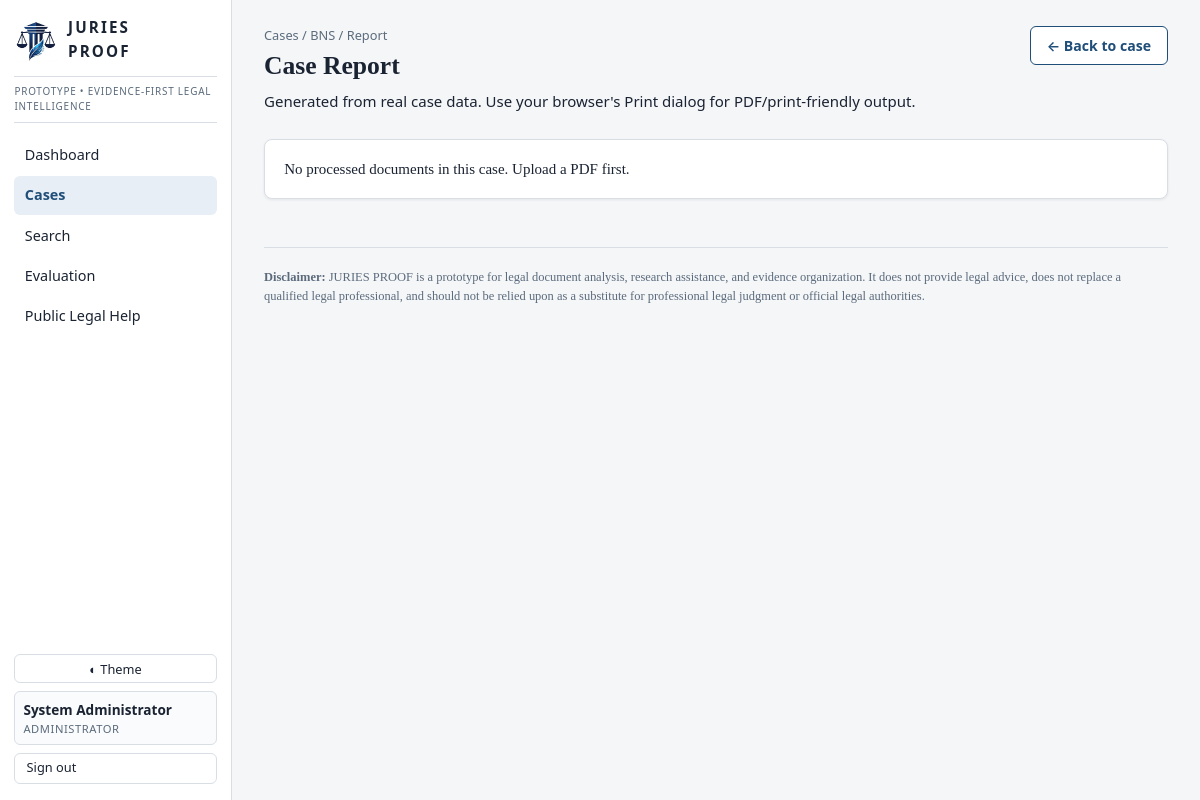
The page /cases/CASE-0002/report (signed in) on the database its author committed.
### tables this page shows
CREATE TABLE users (
    id INTEGER PRIMARY KEY AUTOINCREMENT,
    username TEXT UNIQUE NOT NULL,
    password_hash TEXT NOT NULL,
    role TEXT NOT NULL DEFAULT 'analyst',
    display_name TEXT,
    created_at TEXT NOT NULL
);

CREATE TABLE cases (
    id TEXT PRIMARY KEY,
    title TEXT NOT NULL,
    case_type TEXT,
    jurisdiction TEXT,
    status TEXT NOT NULL DEFAULT 'Open',
    description TEXT,
    parties TEXT,
    tags TEXT,
    created_at TEXT NOT NULL,
    updated_at TEXT NOT NULL
);

### app.py (the view)
@app.route("/cases/<case_id>/report")
@login_required
def case_report(case_id):
    case = query("SELECT * FROM cases WHERE id=?", (case_id,), one=True)
    if not case:
        abort(404)
    review = analysis.run_case_review(case_id)
    events = query("SELECT * FROM events WHERE case_id=? ORDER BY created_at", (case_id,))
    research = query("SELECT * FROM research_queries WHERE case_id=? ORDER BY created_at DESC LIMIT 5", (case_id,))
    drafts = query("SELECT * FROM drafts WHERE case_id=? ORDER BY created_at DESC LIMIT 5", (case_id,))
    return render_template("report.html", case=case, review=review, events=events,
                           research=research, drafts=drafts)

### app.py (called while the page is built)
def current_user():
    uid = session.get("uid")
    if not uid:
        return None
    return query("SELECT * FROM users WHERE id = ?", (uid,), one=True)

def login_required(f):
    @wraps(f)
    def wrapper(*args, **kwargs):
        if not session.get("uid"):
            return redirect(url_for("login"))
        return f(*args, **kwargs)
    return wrapper

@app.context_processor
def inject_globals():
    user = current_user()
    return dict(now=datetime.utcnow(), current_user=user,
                role_labels=ROLE_LABELS, app_name="JURIES PROOF",
                llm_configured=config.llm_configured())

### jp/analysis.py (called while the page is built, shortened)
def run_case_review(case_id):
    docs = query("SELECT * FROM documents WHERE case_id = ? ORDER BY upload_date", (case_id,))
    ready = [d for d in docs if d["processing_status"] == "ready"]
    if not ready:
        return {"error": "No processed documents in this case. Upload a PDF first."}

### jp/config.py (called while the page is built)
def llm_configured():
    return bool(GEMINI_API_KEY or OPENAI_API_KEY)

### jp/db.py (called while the page is built)
def get_db():
    os.makedirs(os.path.dirname(DB_PATH), exist_ok=True)
    conn = sqlite3.connect(DB_PATH)
    conn.row_factory = sqlite3.Row
    conn.execute("PRAGMA foreign_keys = ON")
    return conn

def query(sql, params=(), one=False):
    conn = get_db()
    cur = conn.execute(sql, params)
    rows = cur.fetchall()
    conn.close()
    return (rows[0] if rows else None) if one else rows

### templates/report.html (shortened to what this page needs)
{% extends "base.html" %}
{% block content %}
<div class="page-head no-print">
  <div>
    <div class="crumbs"><a href="{{ url_for('cases_page') }}">Cases</a> /
      <a href="{{ url_for('case_detail', case_id=case.id) }}">{{ case.title }}</a> / Report</div>
    <h1>Case Report</h1>
    <p class="meta">Generated from real case data. Use your browser's Print dialog for PDF/print-friendly output.</p>
  </div>
  <a class="btn btn-secondary no-print" href="{{ url_for('case_detail', case_id=case.id) }}">← Back to case</a>
</div>
{% if review and review.error %}
  <div class="card">{{ review.error }}</div>
{% endif %}
{% endblock %}

### templates/base.html (shortened to what this page needs)
<!DOCTYPE html>
<html lang="en" data-theme="light">
<head>
  <link rel="stylesheet" href="{{ url_for('static', filename='css/style.css') }}">
</head>
<body>
  <div class="layout">
    <aside class="sidebar">
      <a class="brand" href="{{ url_for('dashboard') }}">
        <img src="{{ url_for('static', filename='img/logo.png') }}" alt="JURIES PROOF logo" class="brand-logo">
        <span class="brand-text">JURIES<br>PROOF</span>
      </a>
      <p class="banner">PROTOTYPE &bull; EVIDENCE-FIRST LEGAL INTELLIGENCE</p>
      {% if current_user and current_user.role != 'public' %}
      <nav class="nav">
        <a href="{{ url_for('dashboard') }}" class="{{ 'active' if request.path in ['/', '/dashboard'] }}">Dashboard</a>
        <a href="{{ url_for('cases_page') }}" class="{{ 'active' if request.path.startswith('/cases') and 'research' not in request.path }}">Cases</a>
        <a href="{{ url_for('global_search') }}" class="{{ 'active' if request.path.startswith('/search') }}">Search</a>
        <a href="{{ url_for('evaluation_page') }}" class="{{ 'active' if request.path.startswith('/evaluation') }}">Evaluation</a>
        <a href="{{ url_for('public_help') }}">Public Legal Help</a>
      </nav>
      {% else %}
      <nav class="nav">
        <a href="{{ url_for('public_help') }}" class="{{ 'active' if request.path.startswith('/public-help') }}">Public Legal Help</a>
      </nav>
      {% endif %}
      <div class="sidebar-footer">
        <button id="theme-toggle" class="btn btn-ghost btn-sm" type="button" aria-label="Toggle light/dark theme">◐ Theme</button>
        {% if current_user %}
          <div class="user-chip">
            <span class="user-name">{{ current_user.display_name or current_user.username }}</span>
            <span class="user-role">{{ role_labels[current_user.role] }}</span>
          </div>
          <a class="btn btn-ghost btn-sm" href="{{ url_for('logout') }}">Sign out</a>
        {% endif %}
      </div>
    </aside>
    <main class="content">
      {% block content %}{% endblock %}
      <footer class="footer">
        <p><strong>Disclaimer:</strong> JURIES PROOF is a prototype for legal document analysis, research assistance, and evidence organization. It does not provide legal advice, does not replace a qualified legal professional, and should not be relied upon as a substitute for professional legal judgment or official legal authorities.</p>
      </footer>
    </main>
  </div>
</body>
</html>

### static/css/style.css (style rules this page uses)
:root, [data-theme="light"] { --bg: #f5f6f8; --surface: #ffffff; --surface-2: #fafbfc; --border: #d9dee5; --text: #1a2332; --text-muted: #5b6b7c; --accent: #1f4e79; --accent-soft: #e8eef5; --ok: #1e7a3c; --ok-bg: #e5f3e9; --warn: #8a6d00; --warn-bg: #faf3d7; --warn2: #a34e00; --warn2-bg: #fbe9dc; --bad: #a02020; --bad-bg: #f8e3e3; --gray-bg: #eceff2; --gray-text: #5b6b7c; --shadow: 0 1px 3px rgba(16, 24, 40, .08); }
* { box-sizing: border-box; }
html, body { margin: 0; padding: 0; }
body { font-family: Georgia, "Times New Roman", serif; background: var(--bg); color: var(--text); font-size: 15px; line-height: 1.55; }
h1, h2, h3, h4 { font-family: "Palatino Linotype", Palatino, Georgia, serif; line-height: 1.25; margin: 0 0 .5rem; }
h1 { font-size: 1.6rem; }
a { color: var(--accent); text-decoration: none; }
p { margin: .4rem 0; }
code, .mono, .meta, table, .badge, .btn { font-family: "Segoe UI", system-ui, -apple-system, sans-serif; }
.layout { display: flex; min-height: 100vh; }
.sidebar { width: 232px; flex-shrink: 0; background: var(--surface); border-right: 1px solid var(--border); display: flex; flex-direction: column; padding: 1rem .9rem; gap: .8rem; position: sticky; top: 0; height: 100vh; }
.brand { display: flex; align-items: center; gap: .6rem; }
.brand-logo { width: 44px; height: 44px; object-fit: contain; }
.brand-text { font-weight: 700; letter-spacing: .14em; font-size: .95rem; color: var(--text); font-family: "Segoe UI", system-ui, sans-serif; }
.banner { font-family: "Segoe UI", system-ui, sans-serif; font-size: .62rem; letter-spacing: .08em; color: var(--text-muted); border-top: 1px solid var(--border); border-bottom: 1px solid var(--border); padding: .45rem 0; text-transform: uppercase; margin: 0; }
.nav { display: flex; flex-direction: column; gap: 2px; }
.nav a { padding: .5rem .65rem; border-radius: 6px; color: var(--text); font-family: "Segoe UI", system-ui, sans-serif; font-size: .9rem; }
.nav a.active { background: var(--accent-soft); color: var(--accent); font-weight: 600; }
.sidebar-footer { margin-top: auto; display: flex; flex-direction: column; gap: .5rem; }
.user-chip { display: flex; flex-direction: column; padding: .4rem .5rem; background: var(--surface-2); border: 1px solid var(--border); border-radius: 6px; }
.user-name { font-size: .85rem; font-weight: 600; font-family: "Segoe UI", sans-serif; }
.user-role { font-size: .7rem; color: var(--text-muted); font-family: "Segoe UI", sans-serif; text-transform: uppercase; letter-spacing: .05em; }
.content { flex: 1; padding: 1.6rem 2rem 3rem; min-width: 0; max-width: 1400px; }
.footer { margin-top: 3rem; border-top: 1px solid var(--border); padding-top: .8rem; color: var(--text-muted); font-size: .78rem; }
.page-head { display: flex; justify-content: space-between; align-items: flex-start; gap: 1rem; margin-bottom: 1.2rem; flex-wrap: wrap; }
.crumbs { font-family: "Segoe UI", sans-serif; font-size: .8rem; color: var(--text-muted); margin-bottom: .3rem; }
.crumbs a { color: var(--text-muted); }
.card { background: var(--surface); border: 1px solid var(--border); border-radius: 8px; padding: 1.1rem 1.2rem; box-shadow: var(--shadow); margin-bottom: 1rem; }
.btn { display: inline-block; padding: .5rem 1rem; border-radius: 6px; cursor: pointer; border: 1px solid var(--accent); background: var(--accent); color: #fff; font-size: .88rem; font-weight: 600; text-decoration: none; }
.btn-secondary { background: var(--surface); color: var(--accent); }
.btn-ghost { background: transparent; border-color: var(--border); color: var(--text); font-weight: 500; }
.btn-sm { padding: .3rem .7rem; font-size: .8rem; }

### rows shown on the page
users: display_name "System Administrator", role "ADMINISTRATOR"
cases: title "BNS"

### other values the page prints
{{ review.error }} "No processed documents in this case. Upload a PDF first."
